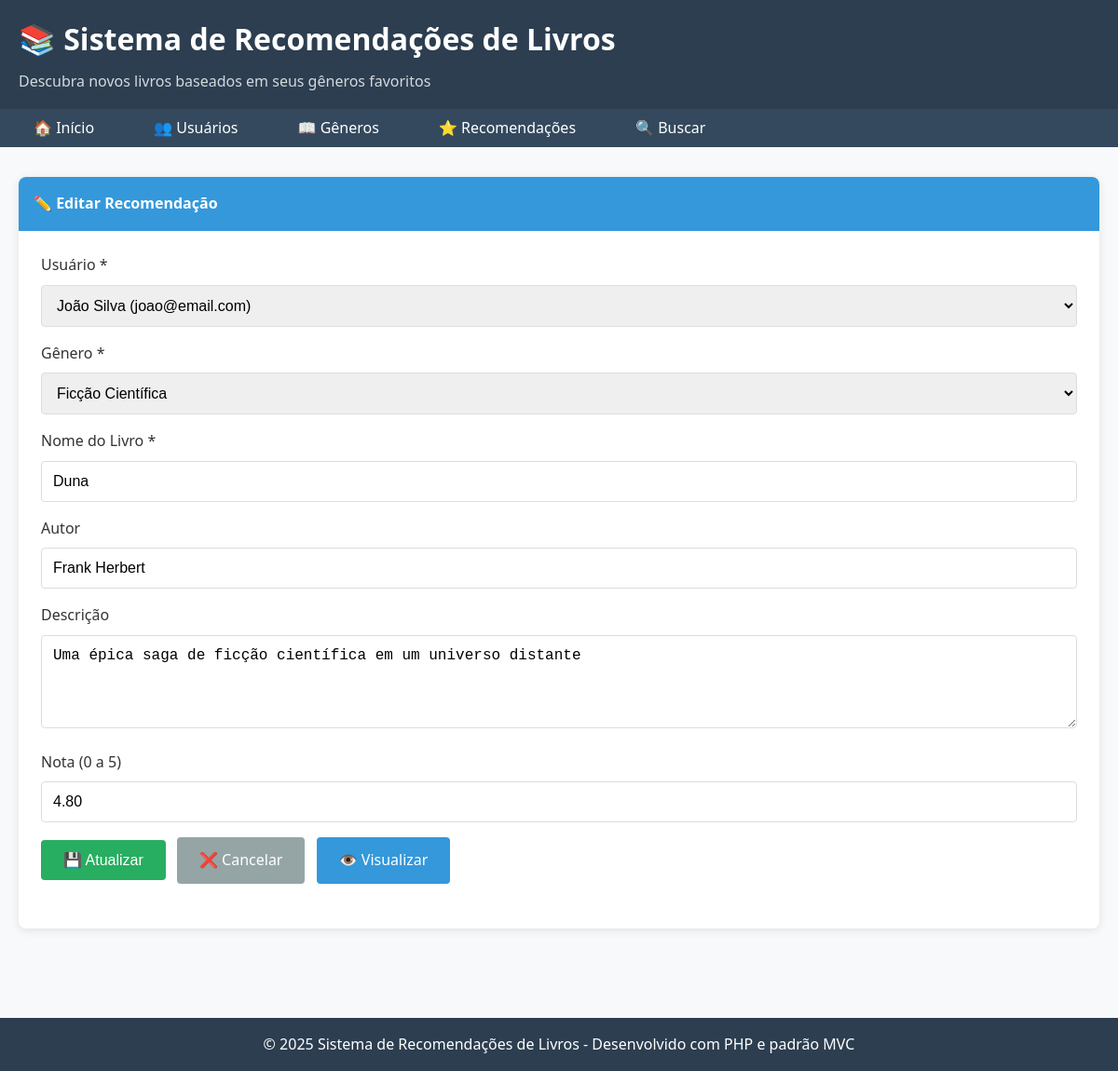
The page /recomendacoes/editar/1 on the database its author committed.
### tables this page shows
CREATE TABLE recomendacoes (
    id INT AUTO_INCREMENT PRIMARY KEY,
    usuario_id INT,
    genero_id INT,
    livro_recomendado VARCHAR(150) NOT NULL,
    autor VARCHAR(100),
    descricao TEXT,
    nota DECIMAL(3,2) DEFAULT 0.00,
    data_recomendacao TIMESTAMP DEFAULT CURRENT_TIMESTAMP,
    FOREIGN KEY (usuario_id) REFERENCES usuarios(id) ON DELETE CASCADE,
    FOREIGN KEY (genero_id) REFERENCES generos(id) ON DELETE CASCADE
);

CREATE TABLE usuarios (
    id INT AUTO_INCREMENT PRIMARY KEY,
    nome VARCHAR(100) NOT NULL,
    email VARCHAR(100) UNIQUE NOT NULL,
    senha VARCHAR(255) NOT NULL,
    data_cadastro TIMESTAMP DEFAULT CURRENT_TIMESTAMP
);

CREATE TABLE generos (
    id INT AUTO_INCREMENT PRIMARY KEY,
    nome VARCHAR(100) NOT NULL UNIQUE,
    descricao TEXT,
    data_cadastro TIMESTAMP DEFAULT CURRENT_TIMESTAMP
);

### app/Views/recomendacao/editar.php (the view, shortened to what the rows shown need)
<?php include dirname(__DIR__) . '/layout/header.php'; ?>
<div class="card">
    <div class="card-header">
        ✏️ Editar Recomendação
    </div>
    <div class="card-body">
        <form method="POST" action="/recomendacoes/atualizar/<?= $recomendacao->getId() ?>">
            <div class="form-group">
                <label for="usuario_id" class="form-label">Usuário *</label>
                <select id="usuario_id" name="usuario_id" class="form-control" required>
                    <?php foreach ($usuarios as $usuario): ?>
                        <option value="<?= $usuario->getId() ?>" <?= $usuario->getId() == $recomendacao->getUsuarioId() ? 'selected' : '' ?>>
                            <?= htmlspecialchars($usuario->getNome()) ?> (<?= htmlspecialchars($usuario->getEmail()) ?>)
                        </option>
                    <?php endforeach; ?>
                </select>
            </div>
            <div class="form-group">
                <label for="genero_id" class="form-label">Gênero *</label>
                <select id="genero_id" name="genero_id" class="form-control" required>
                    <?php foreach ($generos as $genero): ?>
                        <option value="<?= $genero->getId() ?>" <?= $genero->getId() == $recomendacao->getGeneroId() ? 'selected' : '' ?>>
                            <?= htmlspecialchars($genero->getNome()) ?>
                        </option>
                    <?php endforeach; ?>
                </select>
            </div>
            <div class="form-group">
                <label for="livro_recomendado" class="form-label">Nome do Livro *</label>
                <input type="text" id="livro_recomendado" name="livro_recomendado" class="form-control"
                       value="<?= htmlspecialchars($recomendacao->getLivroRecomendado()) ?>" required maxlength="150">
            </div>
            <div class="form-group">
                <label for="autor" class="form-label">Autor</label>
                <input type="text" id="autor" name="autor" class="form-control"
                       value="<?= htmlspecialchars($recomendacao->getAutor() ?? '') ?>" maxlength="100">
            </div>
            <div class="form-group">
                <label for="descricao" class="form-label">Descrição</label>
                <textarea id="descricao" name="descricao" class="form-control" rows="4"><?= htmlspecialchars($recomendacao->getDescricao() ?? '') ?></textarea>
            </div>
            <div class="form-group">
                <label for="nota" class="form-label">Nota (0 a 5)</label>
                <input type="number" id="nota" name="nota" class="form-control" min="0" max="5" step="0.1"
                       value="<?= $recomendacao->getNota() ?? 0 ?>">
            </div>
            <div class="form-group">
                <button type="submit" class="btn btn-success">💾 Atualizar</button>
                <a href="/recomendacoes" class="btn btn-secondary">❌ Cancelar</a>
                <a href="/recomendacoes/visualizar/<?= $recomendacao->getId() ?>" class="btn btn-primary">👁️ Visualizar</a>
            </div>
        </form>
    </div>
</div>
<?php include dirname(__DIR__) . '/layout/footer.php'; ?>

### routes/Router.php (shortened to what the rows shown need)
<?php
class Router {
    private $routes = [];
    private function addRoute($httpMethod, $path, $controller, $method) {
        $this->routes[] = [
            'method' => $httpMethod,
            'path' => $path,
            'controller' => $controller,
            'action' => $method
        ];
    }
    public function dispatch() {
        $requestMethod = $_SERVER['REQUEST_METHOD'];
        $requestUri = $_SERVER['REQUEST_URI'];
        $requestUri = strtok($requestUri, '?');
        $scriptName = dirname($_SERVER['SCRIPT_NAME']);
        if ($scriptName !== '/') {
            $requestUri = str_replace($scriptName, '', $requestUri);
        }
        foreach ($this->routes as $route) {
            if ($route['method'] === $requestMethod && $this->matchPath($route['path'], $requestUri)) {
                $this->callController($route['controller'], $route['action'], $requestUri, $route['path']);
                return;
            }
        }
    }
    private function matchPath($routePath, $requestUri) {
        $pattern = preg_replace('/\{[^}]+\}/', '([^/]+)', $routePath);
        $pattern = '#^' . $pattern . '$#';
        return preg_match($pattern, $requestUri);
    }
    private function callController($controllerName, $method, $requestUri, $routePath) {
        $controller = new $controllerClass();
        $params = $this->extractParams($routePath, $requestUri);
        call_user_func_array([$controller, $method], $params);
    }
    private function extractParams($routePath, $requestUri) {
        $routeParts = explode('/', trim($routePath, '/'));
        $uriParts = explode('/', trim($requestUri, '/'));
        $params = [];
        for ($i = 0; $i < count($routeParts); $i++) {
            if (isset($routeParts[$i]) && preg_match('/\{([^}]+)\}/', $routeParts[$i])) {
                $params[] = $uriParts[$i] ?? null;
            }
        }
        return $params;
    }
}
?>

### app/Views/layout/header.php (shortened to what the rows shown need)
<!DOCTYPE html>
<html lang="pt-BR">
<head>
    <link rel="stylesheet" href="/css/style.css">
</head>
<body>
    <header class="header">
        <div class="container">
            <h1>📚 Sistema de Recomendações de Livros</h1>
            <p>Descubra novos livros baseados em seus gêneros favoritos</p>
        </div>
    </header>
    <nav class="nav">
        <div class="container">
            <ul>
                <li><a href="/">🏠 Início</a></li>
                <li><a href="/usuarios">👥 Usuários</a></li>
                <li><a href="/generos">📖 Gêneros</a></li>
                <li><a href="/recomendacoes">⭐ Recomendações</a></li>
                <li><a href="/buscar">🔍 Buscar</a></li>
            </ul>
        </div>
    </nav>
    <main class="main">
        <div class="container">

### app/Views/layout/footer.php (shortened to what the rows shown need)
        </div>
    </main>
    <footer class="footer">
        <div class="container">
            <p>&copy; <?= date('Y') ?> Sistema de Recomendações de Livros - Desenvolvido com PHP e padrão MVC</p>
        </div>
    </footer>
</body>
</html>

### rows shown on the page
recomendacoes: usuario_id "João Silva (joao@email.com)", genero_id "Ficção Científica", livro_recomendado "Duna", autor "Frank Herbert", descricao "Uma épica saga de ficção científica em um universo distante", nota "4.80"
